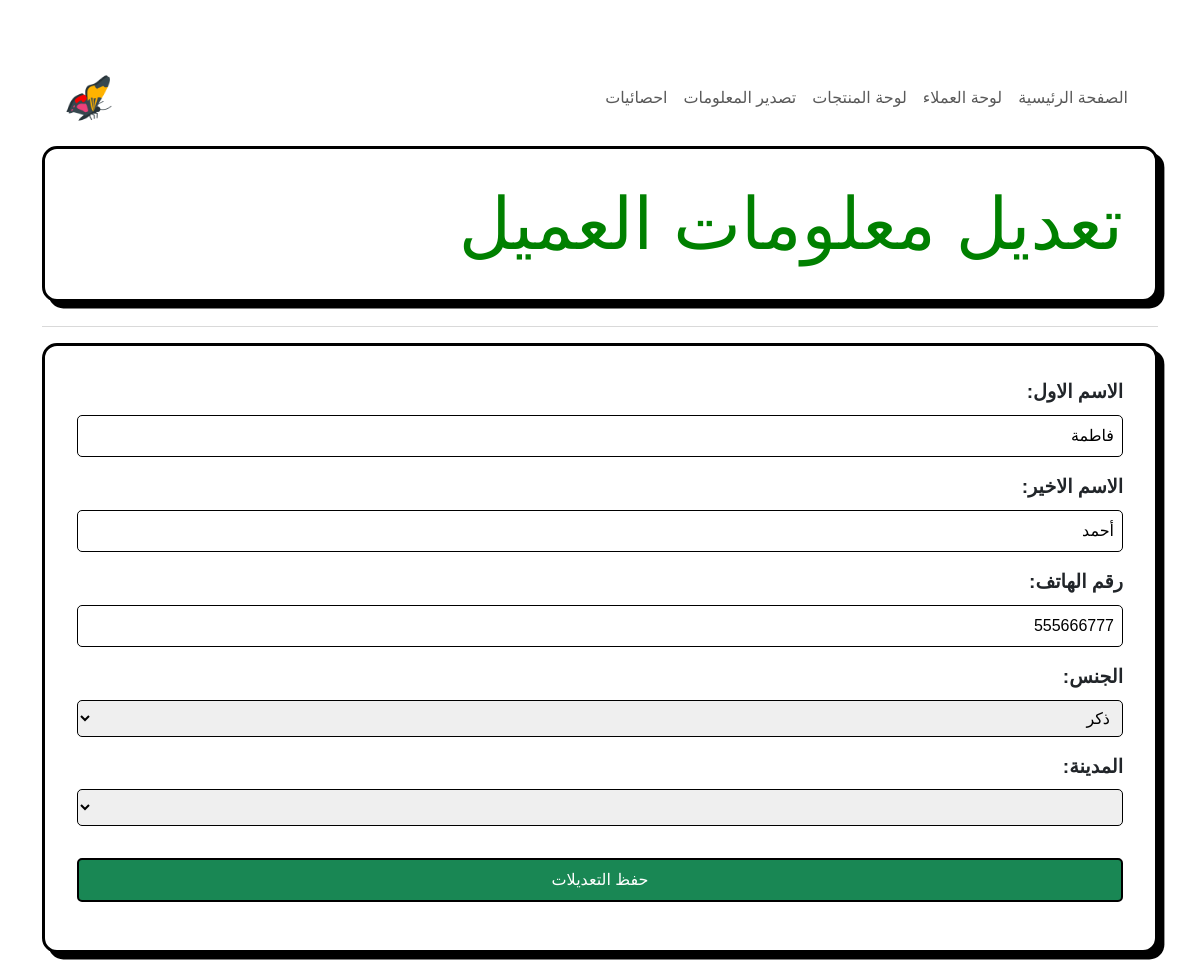
Page /customers/edit_cust_info.php?id=3 on the committed database.
### tables this page shows
CREATE TABLE customers (
	customer_id INT auto_increment NOT NULL primary key,
    fname varchar(50),
    lname varchar(50),
    phone_number BIGINT
);

### src/functions.php (called while the page is built, shortened)
<?php
function get_data($conn, $table_name, $id_col_name, $id_value) {
    $select = "SELECT * FROM $table_name WHERE $id_col_name = $id_value";
    $result = $conn->query($select);
    return $result;
}

### public/customers/edit_cust_info.php (the view, shortened to what this page needs)
<?php
require_once '../../src/db_connection.php';
require_once '../../src/functions.php';
$cust_data = array_values(get_data($conn, 'customers', 'customer_id', $_GET['id'])->fetch_assoc());
?>
<!DOCTYPE html>
<html lang="ar">
<head>
    <link href="https://cdn.jsdelivr.net/npm/bootstrap@5.3.3/dist/css/bootstrap.min.css" rel="stylesheet">
    <link rel="stylesheet" href="../../assets/css/styles.css">
</head>
<body class="container" style="direction: rtl;">
<div class="col-md-12" style="padding:10px;">
        <nav class="navbar navbar-expand-lg navbar-light">
            <div class="container-fluid">
                <div class="collapse navbar-collapse" id="navbarNav">
                    <div class="navbar-nav">
                        <a class="nav-link" href="../index.php">الصفحة الرئيسية</a>
                        <a class="nav-link" href="../customers/customers.php">لوحة العملاء</a>
                        <a class="nav-link" href="../items.php">لوحة المنتجات</a>
                        <a class="nav-link" href="">تصدير المعلومات</a>
                        <a class="nav-link" href="">احصائيات</a>
                    </div>
                </div>
                <a class="navbar-brand" href="#">
                    <img src="../../assets/img/logo.png" alt="Logo" width="50" height="50">
                </a>
            </div>
        </nav>
    </div>
    <h1 class="card" style="color:green;font-size: 72px;">تعديل معلومات العميل</h1>
    <hr class="featurette-divider">
    <div class="col-md-12">
        <div class="card">
            <form action="../../src/process_edit_info.php" method="post">
                <div class="mb-3">
                    <label for="customer_fname">الاسم الاول:</label>
                    <input type="text" name="customer_fname" id="customer_fname" value="<?php echo $cust_data[1] ?>" required>
                </div>
                <div class="mb-3">
                    <label for="customer_lname">الاسم الاخير:</label>
                    <input type="text" name="customer_lname" id="customer_lname" value="<?php echo $cust_data[2] ?>" required>
                </div>
                <div class="mb-3">
                    <label for="customer_phone">رقم الهاتف:</label>
                    <input type="number" name="customer_phone" id="customer_phone"  value="<?php echo $cust_data[3] ?>"  maxlength="11" placeholder="07801234567" required>
                </div>
                <div class="mb-3">
                    <label for="customer_gender">الجنس:</label>
                    <select name="customer_gender" id="customer_gender" required>
                        <option  value="<?php echo $cust_data[4] ?>" selected><?php if($cust_data[4]=='F'){echo 'أنثى';} else {echo 'ذكر';}  ?></option>
                    </select>
                </div>
                <div class="mb-3">
                    <label for="customer_city">المدينة:</label>
                    <select name="customer_city" id="customer_city" required>
                        <option  value="<?php echo $cust_data[1] ?>" selected><?php echo $cust_data[5] ?></option>
                        <option value="بغداد">بغداد</option>
                    </select>
                </div>
                <div class="mb-3">
                    <input class="btn btn-success" type="submit" value="حفظ التعديلات">
                </div>
            </form>
        </div>
    </div>
</body>
</html>

### assets/css/styles.css (style rules this page uses)
body { color: dimgrey; font-family: 'Cairo', sans-serif; margin-top: 50px; }
.card { border: 3px solid black; padding: 2rem; border-radius: 15px; box-shadow: 0.4rem 0.4rem black; margin-bottom: 1.5rem; }
label { font-size: 1.2rem; font-weight: bold; }
input[type="text"], input[type="number"], select ,button[type="submit"] { width: 100%; padding: 0.5rem; margin-top: 0.5rem; border: 1px solid black; border-radius: 5px; }
input[type="submit"],button[type="submit"] { width: 100%; padding: 0.5rem; margin-top: 1rem; border: 2px solid black; border-radius: 5px; cursor: pointer; }

### rows in the picture
customers: customer_fname "فاطمة", customer_lname "أحمد", customer_phone "555666777"
